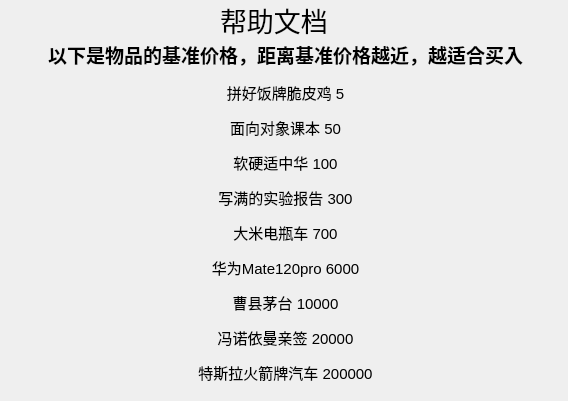
<?xml version="1.0" encoding="UTF-8"?>
<ui version="4.0">
 <class>help</class>
 <widget class="QWidget" name="help">
  <property name="geometry">
   <rect>
    <x>0</x>
    <y>0</y>
    <width>568</width>
    <height>401</height>
   </rect>
  </property>
  <property name="windowTitle">
   <string>Form</string>
  </property>
  <widget class="QLabel" name="label">
   <property name="geometry">
    <rect>
     <x>220</x>
     <y>0</y>
     <width>131</width>
     <height>41</height>
    </rect>
   </property>
   <property name="font">
    <font>
     <family>微软雅黑</family>
     <pointsize>16</pointsize>
    </font>
   </property>
   <property name="text">
    <string>&lt;html&gt;&lt;head/&gt;&lt;body&gt;&lt;p&gt;&lt;span style=&quot; font-size:20pt;&quot;&gt;帮助文档&lt;/span&gt;&lt;/p&gt;&lt;/body&gt;&lt;/html&gt;</string>
   </property>
  </widget>
  <widget class="QLabel" name="label_2">
   <property name="geometry">
    <rect>
     <x>10</x>
     <y>40</y>
     <width>551</width>
     <height>381</height>
    </rect>
   </property>
   <property name="text">
    <string>&lt;html&gt;&lt;head/&gt;&lt;body&gt;&lt;p align=&quot;center&quot;&gt;&lt;span style=&quot; font-size:14pt; font-weight:700;&quot;&gt;以下是物品的基准价格，距离基准价格越近，越适合买入&lt;/span&gt;&lt;/p&gt;&lt;p align=&quot;center&quot;&gt;&lt;span style=&quot; font-size:11pt;&quot;&gt;拼好饭牌脆皮鸡 5&lt;/span&gt;&lt;/p&gt;&lt;p align=&quot;center&quot;&gt;&lt;span style=&quot; font-size:11pt;&quot;&gt;面向对象课本 50&lt;/span&gt;&lt;/p&gt;&lt;p align=&quot;center&quot;&gt;&lt;span style=&quot; font-size:11pt;&quot;&gt;软硬适中华 100&lt;/span&gt;&lt;/p&gt;&lt;p align=&quot;center&quot;&gt;&lt;span style=&quot; font-size:11pt;&quot;&gt;写满的实验报告 300&lt;/span&gt;&lt;/p&gt;&lt;p align=&quot;center&quot;&gt;&lt;span style=&quot; font-size:11pt;&quot;&gt;大米电瓶车 700&lt;/span&gt;&lt;/p&gt;&lt;p align=&quot;center&quot;&gt;&lt;span style=&quot; font-size:11pt;&quot;&gt;华为Mate120pro 6000&lt;/span&gt;&lt;/p&gt;&lt;p align=&quot;center&quot;&gt;&lt;span style=&quot; font-size:11pt;&quot;&gt;曹县茅台 10000&lt;/span&gt;&lt;/p&gt;&lt;p align=&quot;center&quot;&gt;&lt;span style=&quot; font-size:11pt;&quot;&gt;冯诺依曼亲签 20000&lt;/span&gt;&lt;/p&gt;&lt;p align=&quot;center&quot;&gt;&lt;span style=&quot; font-size:11pt;&quot;&gt;特斯拉火箭牌汽车 200000&lt;/span&gt;&lt;/p&gt;&lt;p align=&quot;center&quot;&gt;&lt;br/&gt;&lt;/p&gt;&lt;/body&gt;&lt;/html&gt;</string>
   </property>
  </widget>
 </widget>
 <resources/>
 <connections/>
</ui>
